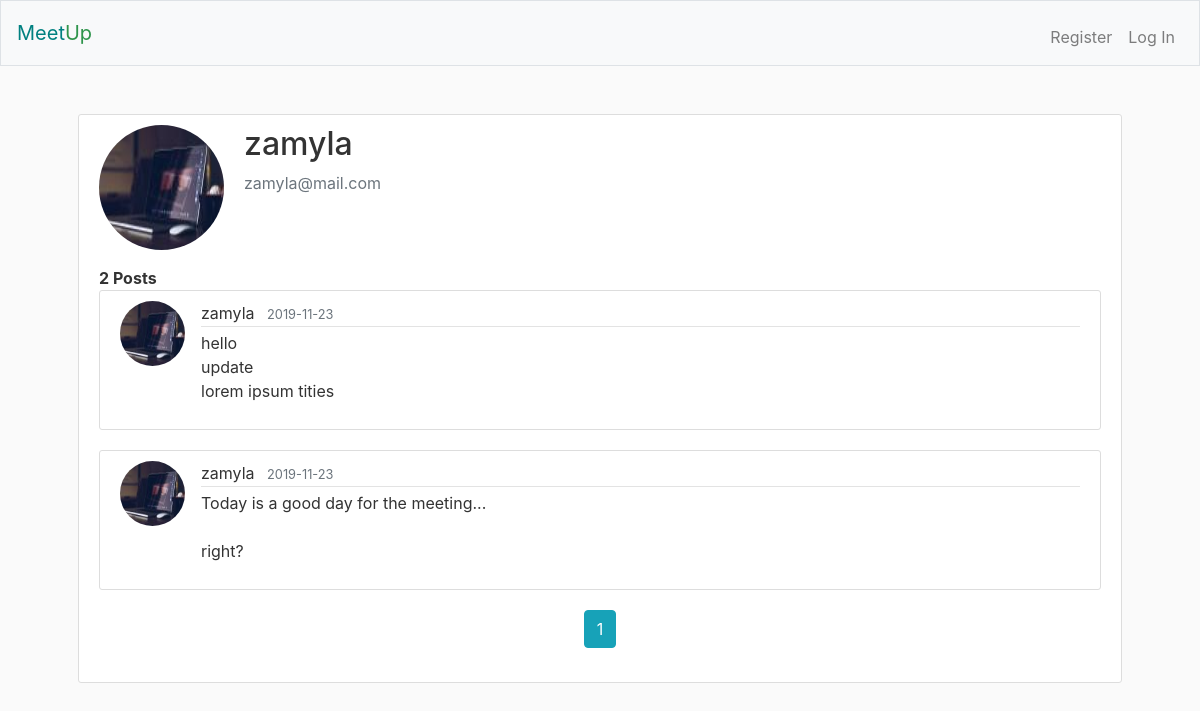
The page /users/zamyla on the database as committed earlier.
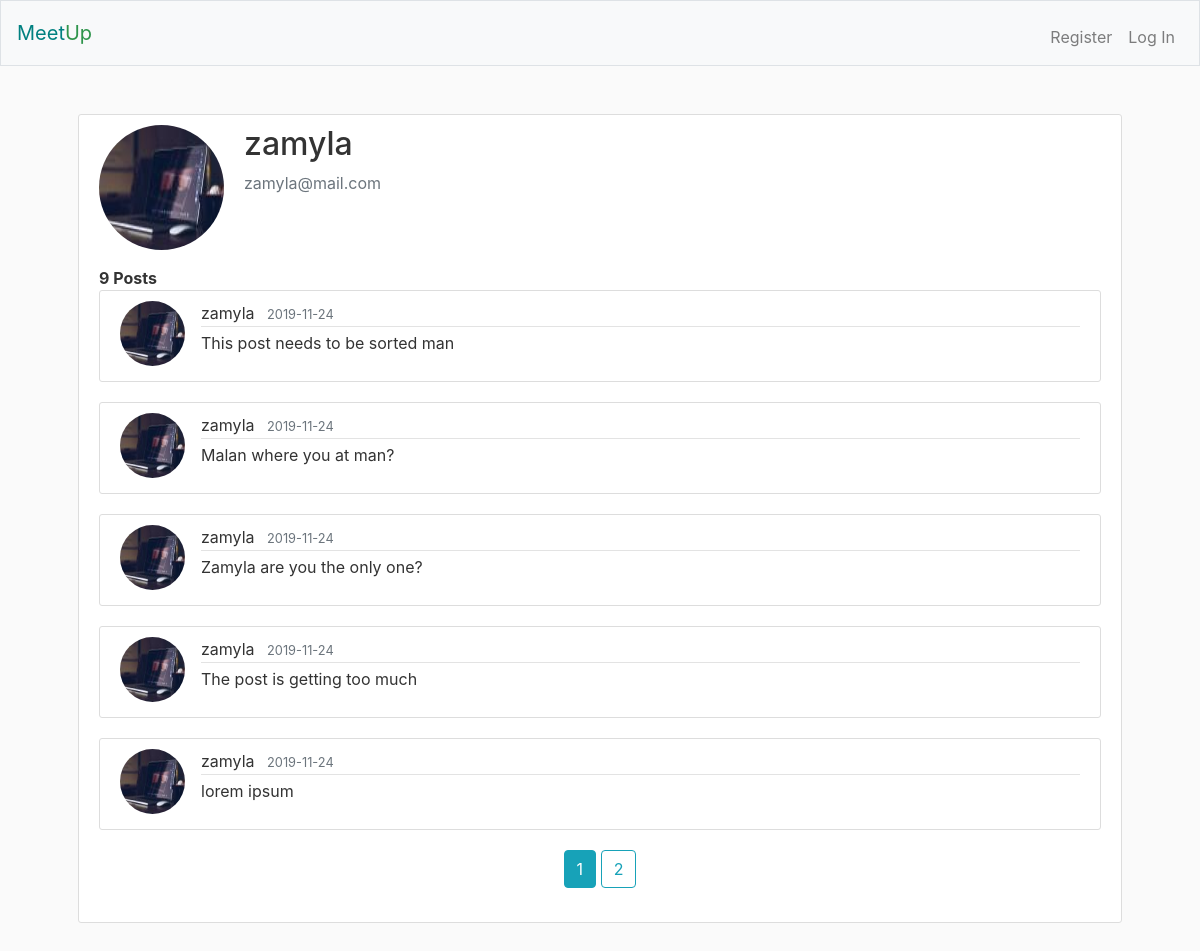
The same page on the database as committed later.
### meetup/models.py (models this page shows, shortened)
class User(db.Model, UserMixin):
    id = db.Column(db.Integer, primary_key=True)
    username = db.Column(db.String(20), unique=True, nullable=False)
    email = db.Column(db.String(255), unique=True, nullable=False)
    image_file = db.Column(db.String(20), nullable=False, default='no-img.png')
    password = db.Column(db.String(60), nullable=False)
    posts = db.relationship('Post', backref='owner', lazy=True)

class Post(db.Model):
    id = db.Column(db.Integer, primary_key=True)
    message = db.Column(db.Text, nullable=False)
    posted_at = db.Column(db.DateTime, default=datetime.utcnow)
    owner_id = db.Column(db.Integer, db.ForeignKey('user.id'), nullable=False)

### meetup/routes.py (the view)
@app.route('/users/<string:username>')
def user_posts(username):
    page = request.args.get('page', 1, type=int)
    user = User.query.filter_by(username=username).first_or_404()
    posts = Post.query.filter_by(owner=user).order_by(
        Post.posted_at.desc()).paginate(page=page, per_page=5)
    return render_template('user_posts.html', posts=posts, user=user)

### meetup/templates/user_posts.html (shortened to what this page needs)
{% extends "layout.html" %}
{% block main %}
    <div class="media">
        <img class="rounded-circle account-img" src="{{ url_for('static', filename='profile-imgs/' + user.image_file) }}" />
        <div class="media-body">
            <h2 class="account-heading">{{ user.username }}</h2>
            <p class="text-secondary">{{ user.email }}</p>
        </div>
    </div>
    <div><strong>{{ posts.total }} Posts</strong></div>
    {% for post in posts.items %}
        <a id="post-link" href="{{ url_for('post', post_id=post.id) }}">
            <article class="media content-section">
                <img class="rounded-circle article-img" src="{{ url_for('static', filename='profile-imgs/' + post.owner.image_file) }}" />
            <div class="media-body">
                <div class="article-metadata">
                    <span class="mr-2">{{ post.owner.username }}</span>
                    <small class="text-muted">{{ post.posted_at.strftime('%Y-%m-%d') }}</small>
                </div>
                <p class="article-content">{{ post.message }}</p>
            </div>
            </article>
        </a>
    {% endfor %}
    <div class="text-center">
    {% for page_num in posts.iter_pages(left_edge=1, right_edge=1, left_current=2, right_current=3) %}
        {% if page_num %}
            {% if posts.page == page_num %}
                <a class="btn btn-info mb-4" href="{{ url_for('user_posts', username=user.username, page=page_num) }}">{{ page_num }}</a>
            {% else %}
                <a class="btn btn-outline-info mb-4" href="{{ url_for('user_posts', username=user.username, page=page_num) }}">{{ page_num }}</a>
            {% endif%}
        {% else %}
            ...
        {% endif %}
    {% endfor %}
    </div>
{% endblock %}

### meetup/templates/layout.html (shortened to what this page needs)
<!DOCTYPE html>
<html lang="en">
  <head>
    <link
      href="https://maxcdn.bootstrapcdn.com/bootstrap/4.1.3/css/bootstrap.min.css"
      rel="stylesheet"
    />
    <link
      href="{{ url_for('static', filename='styles.css') }}"
      rel="stylesheet"
    />
  </head>
  <body>
    <nav class="navbar navbar-expand-md navbar-light bg-light border">
      <a class="navbar-brand" href="{{ url_for('index') }}"
        ><span class="teal">Meet</span><span class="green">Up</span></a
      >
      <div class="collapse navbar-collapse" id="navbar">
        {% if current_user.is_authenticated %}
        <ul class="navbar-nav ml-auto mt-2">
          <li class="nav-item">
            <a class="nav-link" href="{{ url_for('index') }}">Home</a>
          </li>
          <li class="nav-item">
            <a class="nav-link" href="{{ url_for('new_post') }}">New Post</a>
          </li>
          <li class="nav-item">
            <a class="nav-link" href="{{ url_for('profile') }}">Profile</a>
          </li>
          <li class="nav-item">
            <a class="nav-link" href="{{ url_for('about') }}">About</a>
          </li>
          <li class="nav-item ml-5">
            <a class="nav-link" href="/logout">Log Out</a>
          </li>
        </ul>
        {% else %}
        <ul class="navbar-nav ml-auto mt-2">
          <li class="nav-item">
            <a class="nav-link" href="{{ url_for('register') }}">Register</a>
          </li>
          <li class="nav-item">
            <a class="nav-link" href="{{ url_for('login') }}">Log In</a>
          </li>
        </ul>
        {% endif %}
      </div>
    </nav>
    <main class="container p-5">
      <div class="content-section">
        {% block main %}{% endblock %}
      </div>
    </main>
  </body>
</html>

### meetup/static/styles.css (style rules this page uses)
body { background: #fafafa; color: #333333; }
.teal { color: teal; }
.green { color: #2e944b; }
.article-content { white-space: pre-line; }
.article-img { height: 65px; width: 65px; margin-right: 16px; }
.article-metadata { padding-bottom: 1px; margin-bottom: 4px; border-bottom: 1px solid #e3e3e3 }
.content-section { background: #ffffff; padding: 10px 20px; border: 1px solid #dddddd; border-radius: 3px; margin-bottom: 20px; }
.account-img { height: 125px; width: 125px; margin-right: 20px; margin-bottom: 16px; }
#post-link { color: #333333; text-decoration: none; }

Rows that differ between the two databases and show on the page:
no longer on this page (row unchanged): Post: image_file (picture), owner.username "zamyla", posted_at "2019-11-23", message "hello update lorem ipsum tities"
no longer on this page (row edited): Post: image_file (picture), owner.username "zamyla", posted_at "2019-11-23", message "Today is a good day for the meeting... right?"
added Post: image_file (picture), owner.username "zamyla", posted_at "2019-11-24", message "This post needs to be sorted man"
added Post: image_file (picture), owner.username "zamyla", posted_at "2019-11-24", message "Malan where you at man?"
added Post: image_file (picture), owner.username "zamyla", posted_at "2019-11-24", message "Zamyla are you the only one?"
added Post: image_file (picture), owner.username "zamyla", posted_at "2019-11-24", message "The post is getting too much"
added Post: image_file (picture), owner.username "zamyla", posted_at "2019-11-24", message "lorem ipsum"
Other text that changed with them:
{{ posts.total }}: "2" → "9"
new list line: "2"
